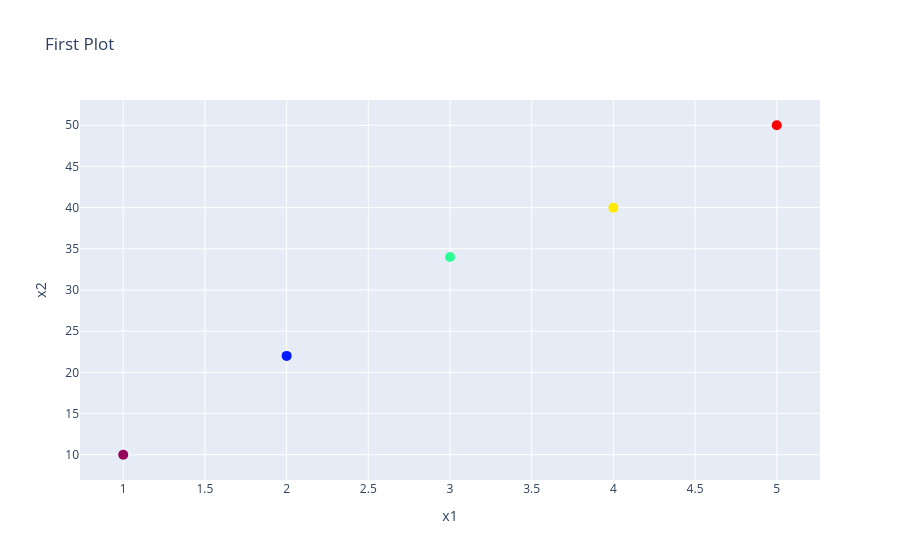

Notebook cell for this chart:
### Code cell
# Assign color according to values in colorscale
# "Colorscale" options: Greys,YlGnBu,Greens,YlOrRd,Bluered,RdBu,Reds,Blues,Picnic,Rainbow,Portland,Jet,Hot,Blackbody,Earth,Electric,Viridis,Cividis
# Title and names for axes
x = [1,2,3,4,5]
y = [10,22,34,40,50]

trace1 = go.Scatter(x=x, 
 y=y, 
 mode='markers',
 marker={'size': 10,'color':x,'colorscale':'Rainbow'})

layout=go.Layout 

fig = go.Figure 
fig.show

### Figure 1 — Plotly figure (JSON) as saved in the notebook; plotly's stock layout.template omitted (floating-point values rounded to 4 significant figures)
{"data": [{"marker": {"color": [1, 2, 3, 4, 5], "colorscale": [[0, "rgb(150,0,90)"], [0.125, "rgb(0,0,200)"], [0.25, "rgb(0,25,255)"], [0.375, "rgb(0,152,255)"], [0.5, "rgb(44,255,150)"], [0.625, "rgb(151,255,0)"], [0.75, "rgb(255,234,0)"], [0.875, "rgb(255,111,0)"], [1, "rgb(255,0,0)"]], "size": 10}, "mode": "markers", "type": "scatter", "x": [1, 2, 3, 4, 5], "y": [10, 22, 34, 40, 50]}], "layout": {"title": {"text": "First Plot"}, "xaxis": {"title": {"text": "x1"}}, "yaxis": {"title": {"text": "x2"}}}}
